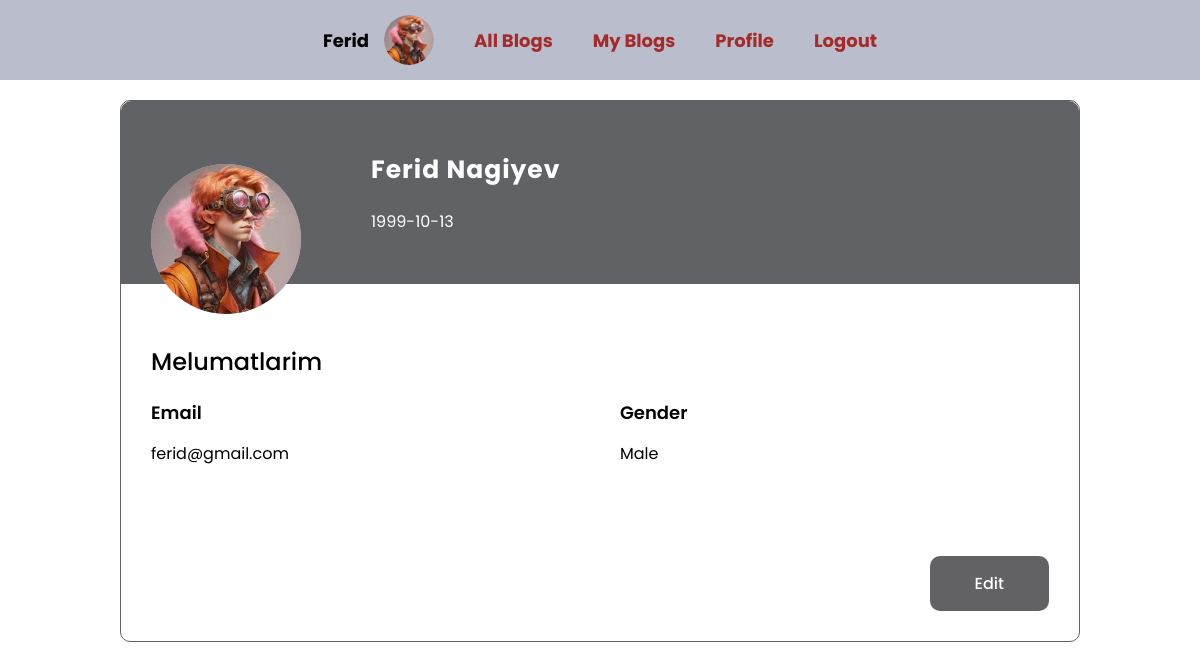
The page /client/profile.php (signed in) on the database its author committed.
### tables this page shows
CREATE TABLE `users` (
  `id` bigint(20) NOT NULL,
  `name` varchar(255) NOT NULL,
  `surname` varchar(255) NOT NULL,
  `gender` int(11) NOT NULL,
  `dob` date NOT NULL,
  `profile` varchar(255) DEFAULT NULL,
  `email` varchar(255) NOT NULL,
  `password` varchar(255) NOT NULL,
  `active` int(11) DEFAULT 1,
  `role` int(11) DEFAULT 0,
  `otp` int(11) DEFAULT NULL,
  `created_at` timestamp NOT NULL DEFAULT current_timestamp(),
  `updated_at` timestamp NOT NULL DEFAULT current_timestamp()
);

### index.php (called while the page is built, shortened)
<?php
require_once "config/database.php";
include_once "helper/helper.php";
include_once "head.php";
include_once "navbar.php";

### helper/helper.php (called while the page is built, shortened)
<?php
function auth(){
    if(isset($_SESSION['user_id'])){
        return true;
    }else{
        return false;
    }
}

### client/profile.php (the view, shortened to what this page needs)
<?php
include "../index.php";
if (isset($_SESSION['role']) && !$_SESSION['role']) {
    $sql = "SELECT * FROM users WHERE id=?";
    $userQuery = $connection->prepare($sql);
    $userQuery->execute([$_SESSION['user_id']]);
    $user = $userQuery->fetch(PDO::FETCH_ASSOC);
}
?>
<!DOCTYPE html>
<html lang="en">
<head>
    <link rel="stylesheet" href="../style.css">
</head>
<body>
    <section class="profile">
        <div class="cover">
            <div class="clientInfo">
                <div class="head">
                    <div class="profile">
                        <img src="<?= '/backend_project1/' . $user['profile'] ?>" alt="Profile">
                    </div>
                    <div class="fullName"><?= $user['name'] . " " . $user['surname'] ?></div>
                    <div class="dob"><?= $user['dob'] ?></div>
                </div>
                <div class="middle">
                    <div class="box">
                        <span>Melumatlarim</span>
                    </div>
                    <div class="box">
                        <div class="boxItem">
                            <span>Email</span>
                            <span class="email"><?= $user['email'] ?></span>
                        </div>
                        <div class="boxItem">
                            <span>Gender</span>
                            <span class="gender"><?= $user['gender'] ? "Male" : "Female" ?></span>
                        </div>
                    </div>
                </div>
                <div class="btn">
                    <a href="editInfo.php">Edit</a>
                </div>
            </div>
        </div>
    </section>
</body>
</html>

### navbar.php (shortened to what this page needs)
<?php
include_once "helper/helper.php";
require_once "config/database.php";
$authUser = auth();
$name = $surname = $profileImg = $profileTxt = '';
if(isset($_SESSION['user_id']) && !empty($_SESSION['user_id'])) {
    $sql = "SELECT * FROM users WHERE id=?";
    $userQuery = $connection->prepare($sql);
    $userQuery->execute([$_SESSION['user_id']]);
    $user = $userQuery->fetch(PDO::FETCH_ASSOC);
    if ($authUser) {
        $name = $user['name'];
        $profileImg = $user['profile'];
    }
}
?>
<header>
    <nav>
        <ul>
            <?php
            if ($authUser) {
            ?>
                <li>
                    <a class="name" href="/backend_project1/client/profile.php">
                        <span class="nameNavbar"><?= $name ?></span>
                        <div class="img">
                            <?php if ($profileImg) {
                            ?>
                                <img src="/backend_project1/<?= $profileImg ?>" alt="Profile Image">
                            <?php
                            } else {
                            ?>
                                <span><?= $profileTxt ?></span>
                            <?php
                            } ?>
                        </div>
                    </a>
                </li>
                <?php if (isset($user['role']) && !$user['role']) {
                ?>
                    <li>
                        <a href="/backend_project1/client/index.php">All Blogs</a>
                    </li>
                    <li>
                        <a href="/backend_project1/client/blog/select.php">My Blogs</a>
                    </li>
                    <li>
                        <a href="/backend_project1/client/profile.php">Profile</a>
                    </li>
                <?php
                }
                ?>
                <li>
                    <a href="/backend_project1/auth/logout.php">Logout</a>
                </li>
            <?php
            }
            ?>
        </ul>
    </nav>
</header>

### style.css (style rules this page uses)
* { box-sizing: border-box; padding: 0; margin: 0; list-style: none; text-decoration: none; font-family: "Poppins"; }
header { width: 100%; display: flex; align-items: center; justify-content: center; height: 80px; background-color: #BABECC; }
header nav { width: 100%; height: 100%; padding: 10px 30px; display: flex; justify-content: center; align-items: center; }
header nav ul { width: max-content; display: flex; align-items: center; gap: 10px; height: 100%; }
header nav ul li { height: 100%; display: flex; justify-content: center; align-items: center; }
header nav ul a { color: brown; font-size: 18px; font-weight: 700; padding: 10px 15px; border-radius: 8px; transition: .3s all ease-in-out; }
header nav ul a.name { width: max-content; display: flex; align-items: center; justify-content: center; gap: 15px; height: 100%; color: #BABECC; }
header nav ul a.name span { color: #000; }
header nav ul a.name .img { height: 50px; width: 50px; border-radius: 50%; display: flex; justify-content: center; align-items: center; background-color: #EBECF0; color: #000; }
header nav ul a.name .img img { border-radius: 50%; width: 100%; height: 100%; object-fit: cover; }
.profile { width: 100%; margin-top: 20px; }
.profile .cover { width: 80%; margin: 0 auto; }
.profile .cover .clientInfo { width: 100%; display: flex; flex-direction: column; gap: 30px; border: 1px solid #616265; border-radius: 10px; }
.profile .clientInfo .head { width: 100%; background-color: #616265; border-radius: 10px 10px 0 0; display: flex; flex-direction: column; gap: 20px; padding: 50px 50px 50px 250px; position: relative; }
.profile .clientInfo .head .profile { width: 150px; height: 150px; border-radius: 50%; background-color: #BABECC; position: absolute; bottom: -30px; left: 30px; }
.profile .clientInfo .head .profile img { width: 100%; height: 100%; border-radius: 50%; object-fit: cover; }
.profile .clientInfo .head .fullName, .profile .clientInfo .head .dob { color: #fff; }
.profile .clientInfo .head .fullName { font-size: 25px; font-weight: 700; letter-spacing: 1px; }
.profile .clientInfo .middle { width: 100%; padding: 30px; display: flex; flex-direction: column; gap: 20px; }
.profile .clientInfo .middle .box { width: 100%; }
.profile .clientInfo .middle .box:first-of-type>span { font-size: 24px; font-weight: 500; }
.profile .clientInfo .middle .box:nth-of-type(2) { display: grid; justify-content: space-between; align-items: center; grid-template-columns: repeat(2, 1fr); gap: 40px; }
.profile .clientInfo .boxItem { width: 100%; display: flex; flex-direction: column; gap: 15px; }
.profile .clientInfo .boxItem>span:first-of-type { font-weight: 600; font-size: 18px; }
.profile .clientInfo .boxItem>span:nth-of-type(2) { font-size: 16px; }
.profile .clientInfo .btn { width: 100%; padding: 30px; display: flex; justify-content: flex-end; }
.profile .clientInfo .btn a { padding: 15px 45px; border-radius: 10px; background-color: #626264; color: #FFF; font-weight: 500; }

### rows shown on the page
users: name "Ferid", profile (picture), surname "Nagiyev", dob "1999-10-13", email "ferid@gmail.com"
